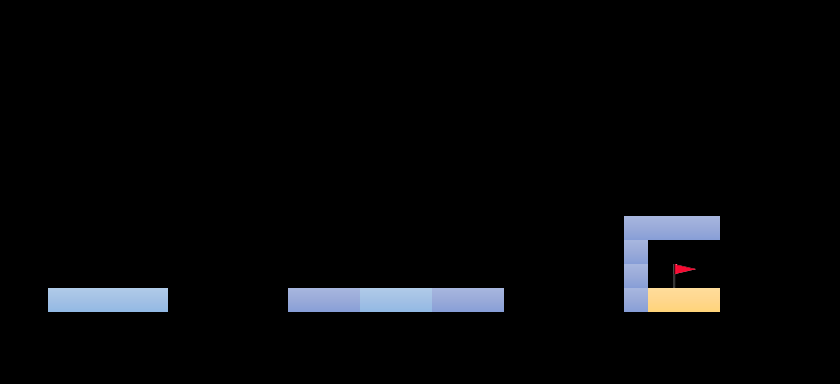

Below is a game level as drawn by its tile map, then a one-line description and the .tmx that defines it (tile-layer data replaced by summaries):
An orthogonal 35x16 tile map with 24x24 px tiles, 1 tile layer (stage).

<map version="1.0" orientation="orthogonal" renderorder="right-down" width="35" height="16" tilewidth="24" tileheight="24" nextobjectid="5">
 <tileset firstgid="1" name="block" tilewidth="24" tileheight="24" tilecount="7" columns="7">
  <image source="maptile.png" width="168" height="24" />
  <tile id="0">
   <properties>
    <property name="category" type="int" value="0" />
   </properties>
  </tile>
  <tile id="1">
   <properties>
    <property name="category" type="int" value="1" />
   </properties>
  </tile>
  <tile id="2">
   <properties>
    <property name="category" type="int" value="3" />
   </properties>
  </tile>
  <tile id="3">
   <properties>
    <property name="category" type="int" value="2" />
   </properties>
  </tile>
  <tile id="4">
   <properties>
    <property name="category" type="int" value="6" />
   </properties>
  </tile>
  <tile id="5">
   <properties>
    <property name="category" type="int" value="5" />
   </properties>
  </tile>
  <tile id="6">
   <properties>
    <property name="category" type="int" value="4" />
   </properties>
  </tile>
 </tileset>
 <layer name="stage" width="35" height="16">
  <data>[560 cells, 25 non-empty, 4 distinct tile ids]</data>
 </layer>
</map>
